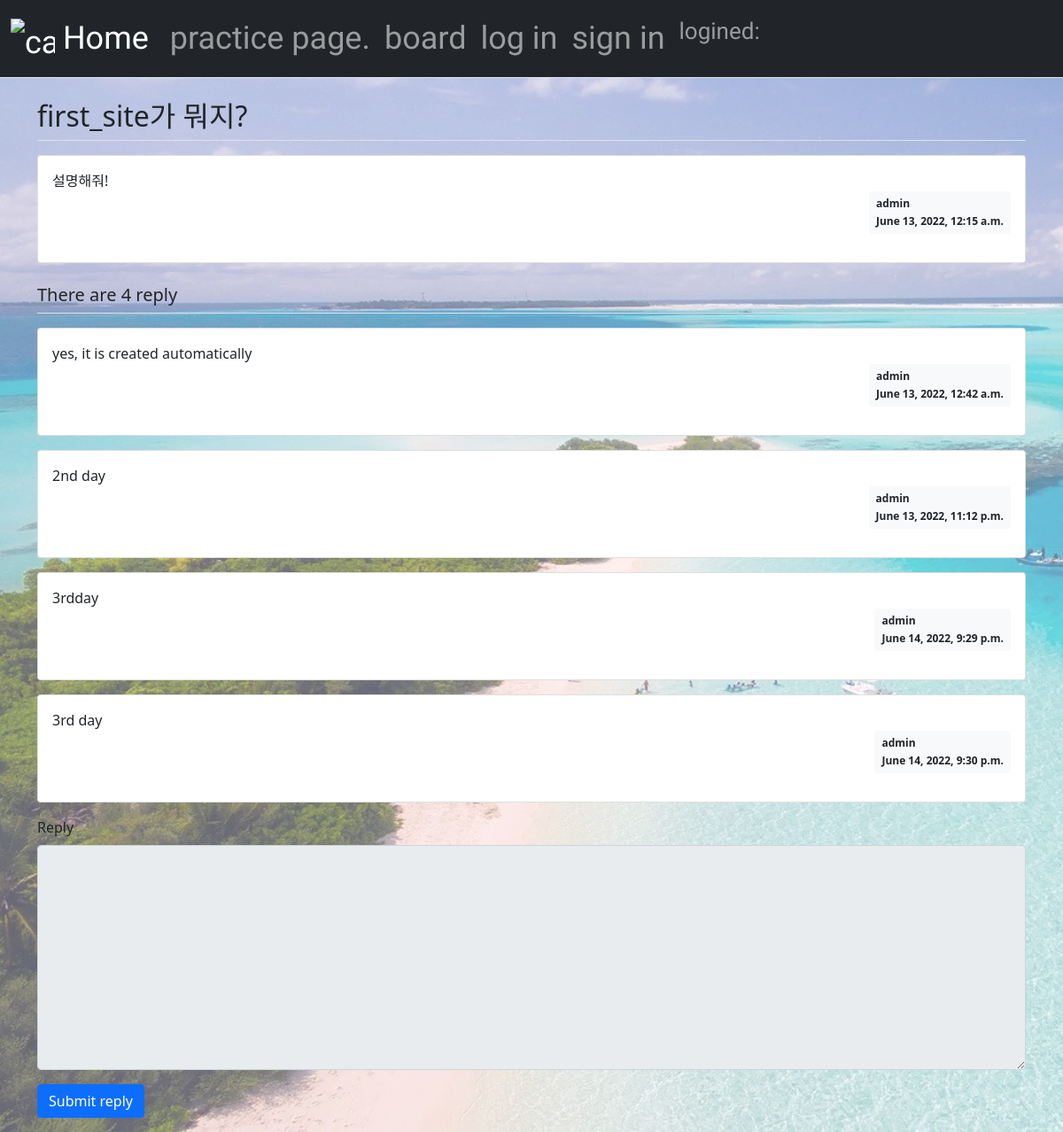
/first_site/1/, run on an earlier commit of the app's database.
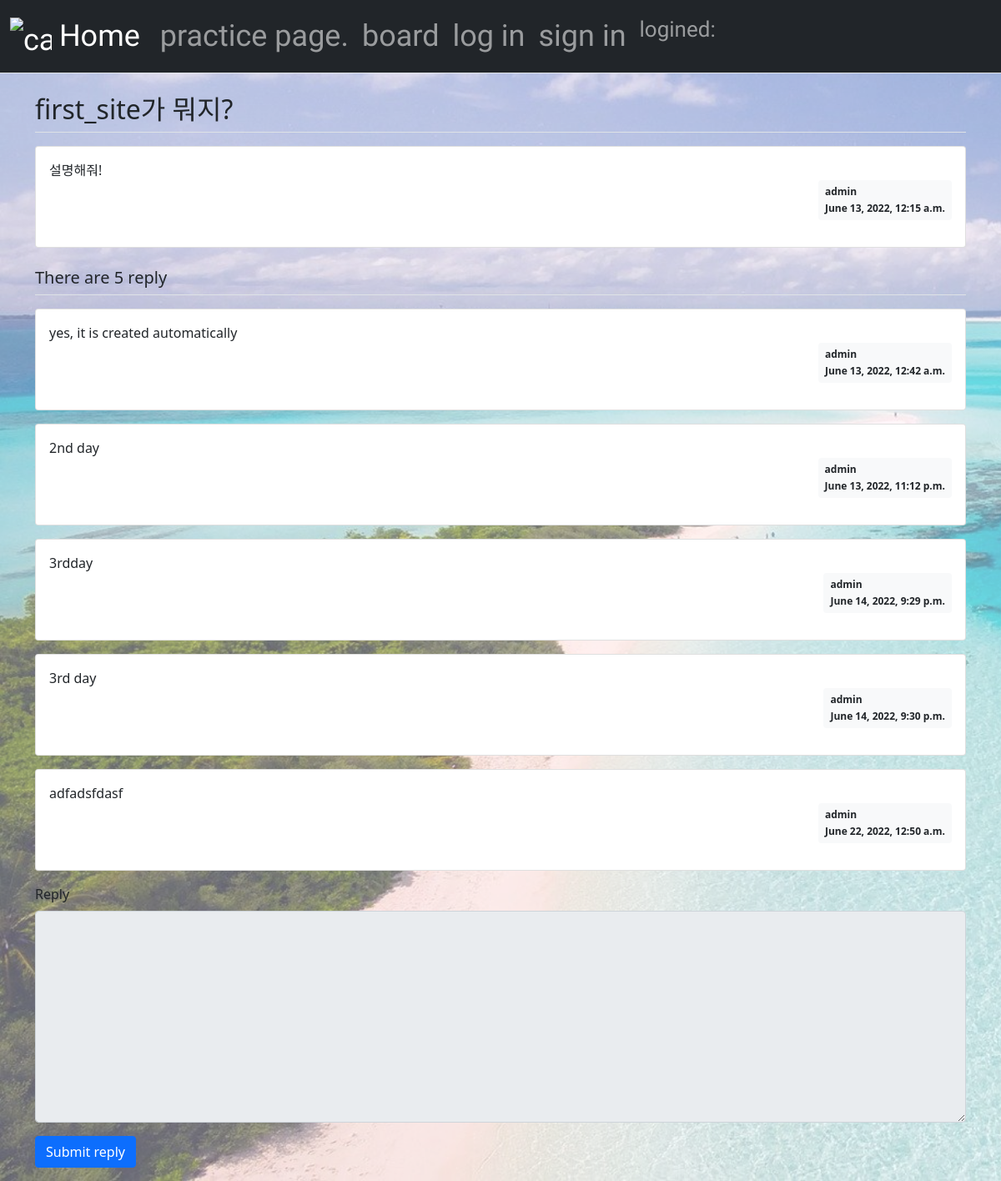
And on a later commit of the database.
### first_site/models.py (models this page shows, shortened)
class Question(models.Model):
    category = models.CharField(max_length=100, default="etc", null=True, blank=True)
    author = models.ForeignKey(User, on_delete=models.CASCADE)
    subject = models.CharField(max_length=200)
    content = models.TextField()
    create_date = models.DateTimeField()
    modify_date = models.DateTimeField(null=True, blank=True)

class Answer(models.Model):
    author = models.ForeignKey(User, on_delete=models.CASCADE)
    question = models.ForeignKey(Question, on_delete=models.CASCADE)
    content = models.TextField()
    create_date = models.DateTimeField()
    modify_date = models.DateTimeField(null=True, blank=True)

### first_site/views.py (the view)
# urls.py: path('<int:question_id>/', views.detail, name='detail'),
def detail(request, question_id):
    question = get_object_or_404(Question, pk=question_id)
    context = {'question': question}
    return render(request, 'first_site/question_detail.html', context)

### templates/first_site/question_detail.html (shortened to what this page needs)
{% extends 'base.html' %}
{% block content %}
<div class="container my-3">
    <h2 class="border-bottom py-2">{{ question.subject }}</h2>
    <div class="card my-3">
        <div class="card-body">
            <div class="card-text" style="white-space: pre-line;">{{ question.content }}</div>
            <div class="d-flex justify-content-end">
                <div class="badge bg-light text-dark p-2 text-start">
                    <div class="mb-2">{{question.author.username}}</div>
                    <div>{{ question.create_date }}</div>
                </div>
            </div>
        </div>
    </div>
    <h5 class="border-bottom my-3 py-2">There are {{question.answer_set.count}} reply</h5>
    {% for answer in question.answer_set.all %}
    <div class="card my-3">
        <div class="card-body">
            <div class="card-text" style="white-space: pre-line;">{{ answer.content }}</div>
            <div class="d-flex justify-content-end">
                <div class="badge bg-light text-dark p-2 text-start">
                    <div class="mb-2">{{ answer.author.username }}</div>
                    <div>{{ answer.create_date }}</div>
                </div>
            </div>
        </div>
    </div>
    {% endfor %}
    <form action="{% url 'first_site:answer_create' question.id %}" method="post" class="my-3">
        <div class="mb-3">
            <label for="content" class="form-label">Reply</label>
            <textarea {% if not user.is_authenticated %}disabled{% endif %}
                      name="content" id="content" class="form-control" rows="10"></textarea>
        </div>
        <input type="submit" value="Submit reply" class="btn btn-primary">
    </form>
</div>
{% endblock %}

What changed in the data, as far as the page shows it:
computed for Question "first_site가 뭐지?": answer_set.count "4" → "5"
added Answer: content "adfadsfdasf", author.username "admin", create_date "June 22, 2022, 12:50 a.m."
